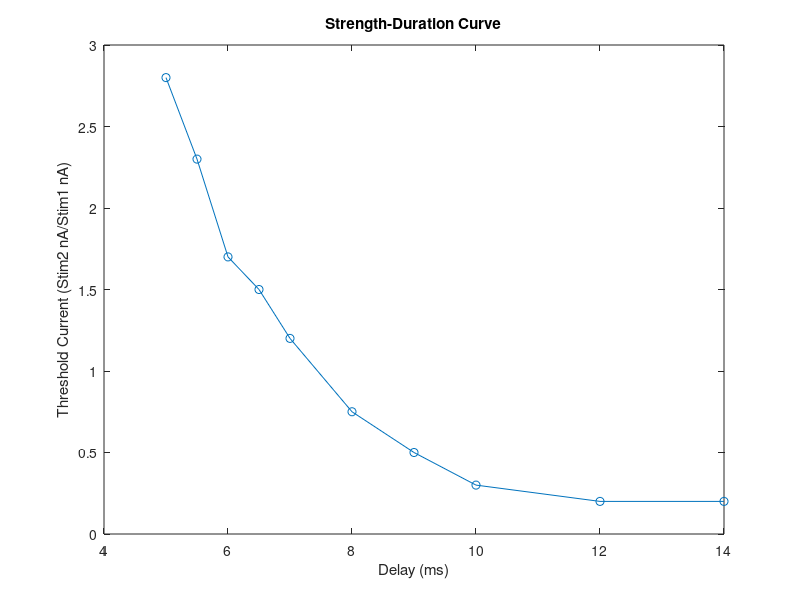

Write MATLAB code to recreate this figure.
close all;
clear;

load('refractory.mat');

figure(1);
plot(refractory(:, 1), refractory(:, 2)./10, '-o');
hold on;
xlabel('Delay (ms)');
ylabel('Threshold Current (Stim2 nA/Stim1 nA)');
title('Strength-Duration Curve');
